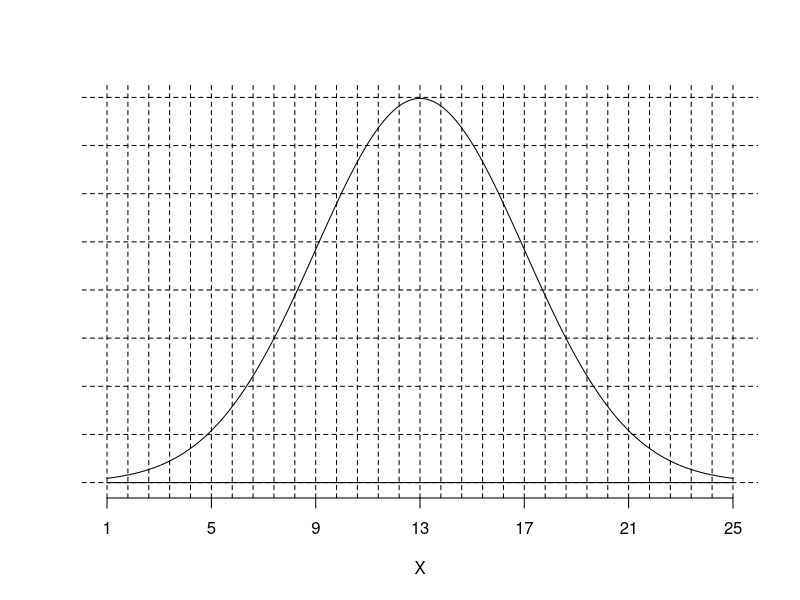
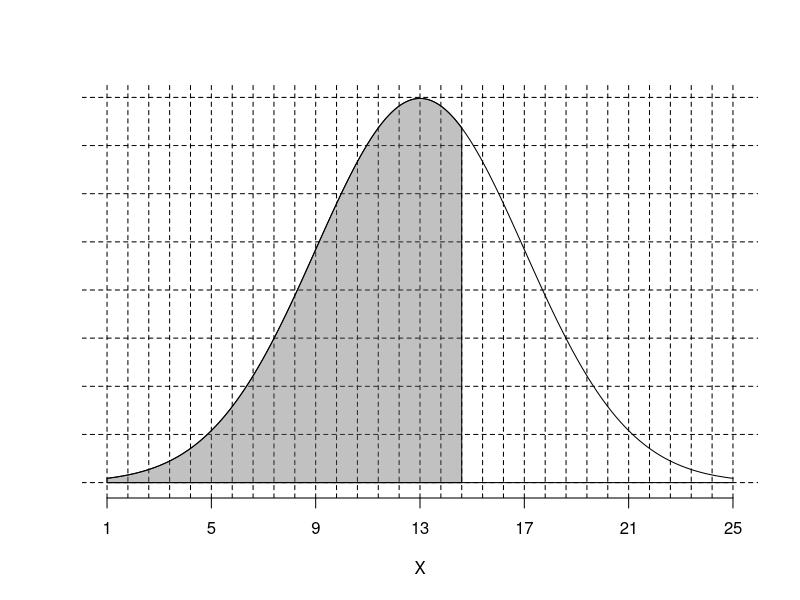

These charts were generated, in order, by the following R code:
## ---- chunk 1
zs = (-3*5):(3*5)/5
ys = 0:8*0.05

z = sample((-1.4*5):(1.4*5)/5,1)

mu = sample(10:60,1)
si = sample(1:round(mu/3),1)
## ---- chunk 2
plot(0,0,type="n",ann=F,axes=F,xlim=c(-3,3),ylim=c(0,0.4))
abline(h = ys,lty=2)
abline(v=zs,lty=2)
lines((-300:300)/100,dnorm((-300:300)/100))
axis(1,at=(-3):(3),labels=-3:3*si+mu)
mtext("X",side=1,line = 3)
lines(c(-3,3),c(0,0))
## ---- chunk 3
plot(0,0,type="n",ann=F,axes=F,xlim=c(-3,3),ylim=c(0,0.4))
abline(h = ys,lty=2)
abline(v=zs,lty=2)
xs = (-300:300)/100
dn = dnorm(xs)
lines(xs,dn)
lines(c(-3,3),c(0,0))
polygon(c(xs[xs<=z],z,-3),c(dn[xs<=z],0,0),col = rgb(0.4,0.4,0.4,0.4))
axis(1,at=(-3):(3),labels=-3:3*si+mu)
mtext("X",side=1,line = 3)
